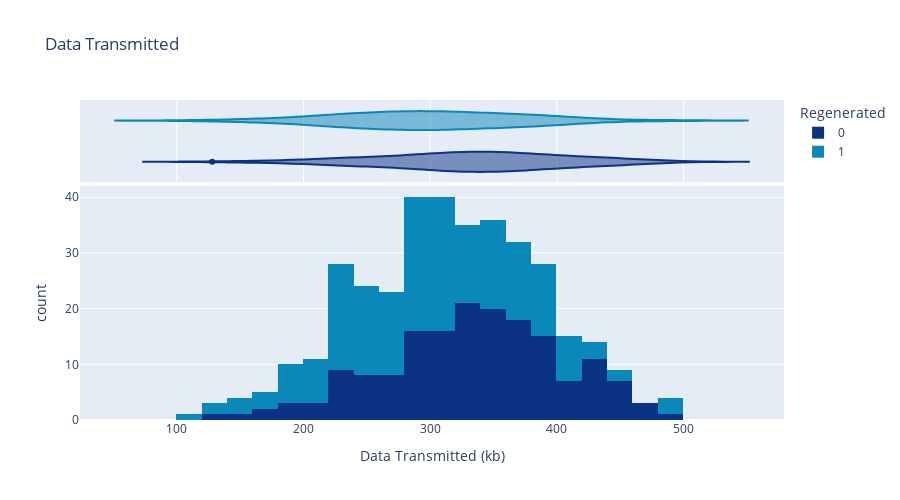

Notebook cell for this chart:
### Code cell
px.histogram(df, x='data', title='Data Transmitted', marginal='violin', color='regen', **histogram_options)

### Figure 1 — Plotly figure (JSON) as saved in the notebook; plotly's stock layout.template omitted (floating-point values rounded to 4 significant figures; data arrays with more than 128 entries replaced by an {"elided": "..."} marker saying what was removed)
{"data": [{"alignmentgroup": "True", "bingroup": "x", "hovertemplate": "Regenerated=0<br>Data Transmitted (kb)=%{x}<br>count=%{y}<extra></extra>", "legendgroup": "0", "marker": {"color": "rgb(12,51,131)", "pattern": {"shape": ""}}, "name": "0", "offsetgroup": "0", "orientation": "v", "showlegend": true, "type": "histogram", "x": {"elided": "170 int values"}, "xaxis": "x", "yaxis": "y"}, {"alignmentgroup": "True", "hovertemplate": "Regenerated=0<br>Data Transmitted (kb)=%{x}<extra></extra>", "legendgroup": "0", "marker": {"color": "rgb(12,51,131)"}, "name": "0", "offsetgroup": "0", "scalegroup": "x", "showlegend": false, "type": "violin", "x": {"elided": "170 int values"}, "xaxis": "x2", "yaxis": "y2"}, {"alignmentgroup": "True", "bingroup": "x", "hovertemplate": "Regenerated=1<br>Data Transmitted (kb)=%{x}<br>count=%{y}<extra></extra>", "legendgroup": "1", "marker": {"color": "rgb(10,136,186)", "pattern": {"shape": ""}}, "name": "1", "offsetgroup": "1", "orientation": "v", "showlegend": true, "type": "histogram", "x": {"elided": "195 int values"}, "xaxis": "x", "yaxis": "y"}, {"alignmentgroup": "True", "hovertemplate": "Regenerated=1<br>Data Transmitted (kb)=%{x}<extra></extra>", "legendgroup": "1", "marker": {"color": "rgb(10,136,186)"}, "name": "1", "offsetgroup": "1", "scalegroup": "x", "showlegend": false, "type": "violin", "x": {"elided": "195 int values"}, "xaxis": "x2", "yaxis": "y2"}], "layout": {"barmode": "relative", "height": 500, "legend": {"title": {"text": "Regenerated"}, "tracegroupgap": 0}, "title": {"text": "Data Transmitted"}, "xaxis": {"anchor": "y", "domain": [0, 1], "title": {"text": "Data Transmitted (kb)"}}, "xaxis2": {"anchor": "y2", "domain": [0, 1], "matches": "x", "showgrid": true, "showticklabels": false}, "yaxis": {"anchor": "x", "domain": [0, 0.7326], "title": {"text": "count"}}, "yaxis2": {"anchor": "x2", "domain": [0.7426, 1], "matches": "y2", "showgrid": false, "showline": false, "showticklabels": false, "ticks": ""}}}
